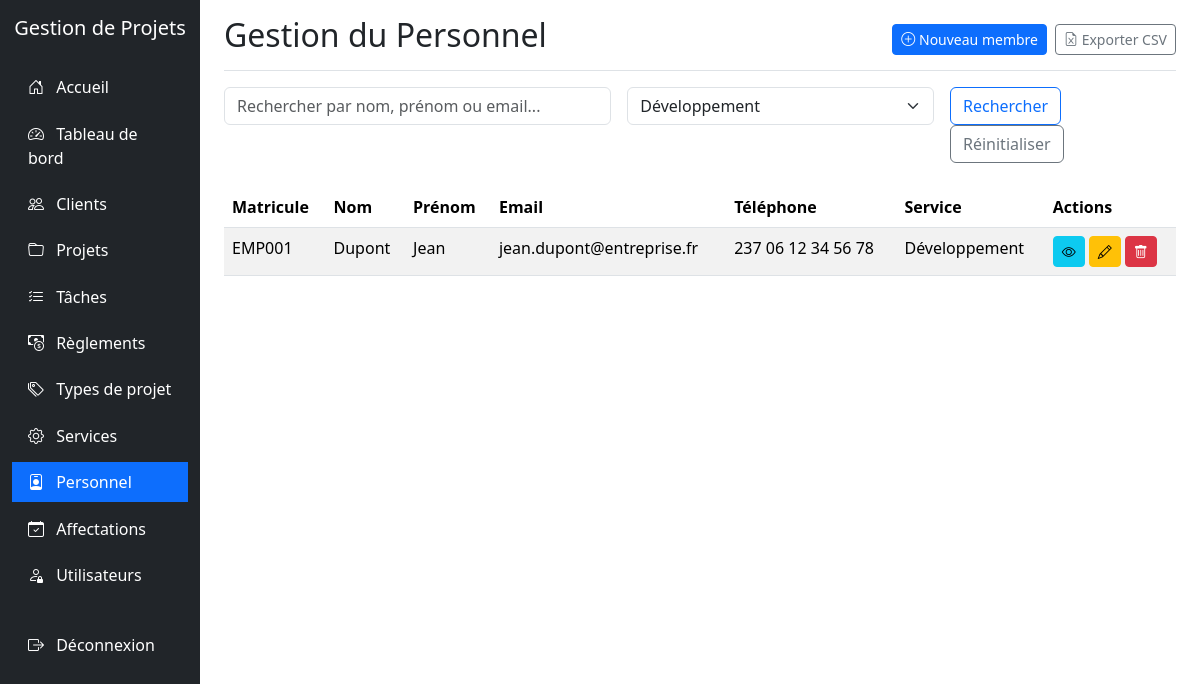
/personnel/index.php?service=DEV (signed in), run on the app's committed database.
### tables this page shows
CREATE TABLE IF NOT EXISTS `personnel` (
  `MatriculePersonnel` varchar(255) NOT NULL,
  `NomPersonnel` varchar(255) NOT NULL,
  `PrenomPersonnel` varchar(255) NOT NULL,
  `EmailPersonnel` varchar(255) DEFAULT NULL,
  `TelPersonnel` varchar(255) DEFAULT NULL,
  `CodeService` varchar(255) DEFAULT NULL,
  `CompetencesPersonnel` text,
  `CommentairesPersonnel` text,
  PRIMARY KEY (`MatriculePersonnel`),
  KEY `CodeService` (`CodeService`),
  CONSTRAINT `personnel_ibfk_1` FOREIGN KEY (`CodeService`) REFERENCES `service` (`CodeService`)
);

CREATE TABLE IF NOT EXISTS `service` (
  `CodeService` varchar(255) NOT NULL,
  `LibelleService` varchar(255) NOT NULL,
  `DescriptionService` text,
  PRIMARY KEY (`CodeService`)
);

### personnel/index.php (the view, shortened to what this page needs)
<?php
require_once '../config.php';
$search = isset($_GET['search']) ? $_GET['search'] : '';
$service = isset($_GET['service']) ? $_GET['service'] : '';
$where = [];
if (!empty($service)) {
    $where[] = "p.CodeService = '$service'";
}
$whereClause = !empty($where) ? "WHERE " . implode(" AND ", $where) : "";
$sql = "SELECT p.*, s.LibelleService
        FROM PERSONNEL p
        LEFT JOIN SERVICE s ON p.CodeService = s.CodeService
        $whereClause
        ORDER BY p.NomPersonnel, p.PrenomPersonnel";
$result = mysqli_query($conn, $sql);
$servicesSql = "SELECT * FROM SERVICE ORDER BY LibelleService";
$servicesResult = mysqli_query($conn, $servicesSql);
?>
<!DOCTYPE html>
<html lang="fr">
<head>
    <link href="../libs/bootstrap@5.3.0-alpha1/dist/css/bootstrap.min.css" rel="stylesheet">
    <link rel="stylesheet" href="../libs/bootstrap-icons-1.10.0/font/bootstrap-icons.css">
</head>
<body>
    <div class="container-fluid">
        <div class="row">
            <div class="col-md-3 col-lg-2 d-md-block sidebar collapse">
                <div class="position-sticky pt-3">
                    <div class="text-center mb-4">
                        <h5 class="text-white">Gestion de Projets</h5>
                    </div>
                    <ul class="nav flex-column">
                        <li class="nav-item">
                            <a class="nav-link" href="../index.php">
                                <i class="bi bi-house-door"></i> Accueil
                            </a>
                        </li>
                        <li class="nav-item">
                            <a class="nav-link" href="../dashboard/index.php">
                                <i class="bi bi-speedometer2"></i> Tableau de bord
                            </a>
                        </li>
                        <li class="nav-item">
                            <a class="nav-link" href="../clients/index.php">
                                <i class="bi bi-people"></i> Clients
                            </a>
                        </li>
                        <li class="nav-item">
                            <a class="nav-link" href="../projets/index.php">
                                <i class="bi bi-folder"></i> Projets
                            </a>
                        </li>
                        <li class="nav-item">
                            <a class="nav-link" href="../taches/index.php">
                                <i class="bi bi-list-check"></i> Tâches
                            </a>
                        </li>
                        <li class="nav-item">
                            <a class="nav-link" href="../reglements/index.php">
                                <i class="bi bi-cash-coin"></i> Règlements
                            </a>
                        </li>
                        <li class="nav-item">
                            <a class="nav-link" href="../typesprojet/index.php">
                                <i class="bi bi-tags"></i> Types de projet
                            </a>
                        </li>
                        <li class="nav-item">
                            <a class="nav-link" href="../services/index.php">
                                <i class="bi bi-gear"></i> Services
                            </a>
                        </li>
                        <li class="nav-item">
                            <a class="nav-link active" href="../personnel/index.php">
                                <i class="bi bi-person-badge"></i> Personnel
                            </a>
                        </li>
                        <li class="nav-item">
                            <a class="nav-link" href="../affectations/index.php">
                                <i class="bi bi-calendar-check"></i> Affectations
                            </a>
                        </li>
                        <?php if ($_SESSION['role'] == 'admin'): ?>
                        <li class="nav-item">
                            <a class="nav-link" href="../utilisateurs/index.php">
                                <i class="bi bi-person-lock"></i> Utilisateurs
                            </a>
                        </li>
                        <?php endif; ?>
                        <li class="nav-item mt-4">
                            <a class="nav-link" href="../logout.php">
                                <i class="bi bi-box-arrow-right"></i> Déconnexion
                            </a>
                        </li>
                    </ul>
                </div>
            </div>
            <div class="col-md-9 ms-sm-auto col-lg-10 px-md-4">
                <div class="d-flex justify-content-between flex-wrap flex-md-nowrap align-items-center pt-3 pb-2 mb-3 border-bottom">
                    <h1 class="h2">Gestion du Personnel</h1>
                    <div class="btn-toolbar mb-2 mb-md-0">
                        <a href="create.php" class="btn btn-sm btn-primary me-2">
                            <i class="bi bi-plus-circle"></i> Nouveau membre
                        </a>
                        <a href="export_csv.php" class="btn btn-sm btn-outline-secondary">
                            <i class="bi bi-file-earmark-excel"></i> Exporter CSV
                        </a>
                    </div>
                </div>
                <div class="row mb-4">
                    <div class="col-md-12">
                        <form action="index.php" method="get" class="row g-3">
                            <div class="col-md-5">
                                <input type="text" name="search" class="form-control" placeholder="Rechercher par nom, prénom ou email..." value="<?php echo htmlspecialchars($search); ?>">
                            </div>
                            <div class="col-md-4">
                                <select name="service" class="form-select">
                                    <?php
                                    mysqli_data_seek($servicesResult, 0);
                                    while($serviceRow = mysqli_fetch_assoc($servicesResult)):
                                    ?>
                                    <option value="<?php echo $serviceRow['CodeService']; ?>" <?php echo $service == $serviceRow['CodeService'] ? 'selected' : ''; ?>>
                                        <?php echo htmlspecialchars($serviceRow['LibelleService']); ?>
                                    </option>
                                    <?php endwhile; ?>
                                </select>
                            </div>
                            <div class="col-md-3">
                                <button type="submit" class="btn btn-outline-primary">Rechercher</button>
                                <a href="index.php" class="btn btn-outline-secondary">Réinitialiser</a>
                            </div>
                        </form>
                    </div>
                </div>
                <div class="table-responsive">
                    <table class="table table-striped table-hover">
                        <thead>
                            <tr>
                                <th>Matricule</th>
                                <th>Nom</th>
                                <th>Prénom</th>
                                <th>Email</th>
                                <th>Téléphone</th>
                                <th>Service</th>
                                <th>Actions</th>
                            </tr>
                        </thead>
                        <tbody>
                            <?php
                            if (mysqli_num_rows($result) > 0) {
                                while($row = mysqli_fetch_assoc($result)) {
                                    $personnelId = $row['MatriculePersonnel'];
                                    echo "<tr>";
                                    echo "<td>" . $row['MatriculePersonnel'] . "</td>";
                                    echo "<td>" . htmlspecialchars($row['NomPersonnel']) . "</td>";
                                    echo "<td>" . htmlspecialchars($row['PrenomPersonnel']) . "</td>";
                                    echo "<td>" . htmlspecialchars($row['EmailPersonnel']) . "</td>";
                                    echo "<td>" . htmlspecialchars($row['TelPersonnel']) . "</td>";
                                    echo "<td>" . htmlspecialchars($row['LibelleService'] ?: 'Non assigné') . "</td>";
                                    echo "<td>";
                                    echo "<a href='view.php?id=" . $personnelId . "' class='btn btn-sm btn-info me-1'><i class='bi bi-eye'></i></a>";
                                    echo "<a href='edit.php?id=" . $personnelId . "' class='btn btn-sm btn-warning me-1'><i class='bi bi-pencil'></i></a>";
                                    echo "<a href='delete.php?id=" . $personnelId . "' class='btn btn-sm btn-danger'><i class='bi bi-trash'></i></a>";
                                    echo "</td>";
                                    echo "</tr>";
                                }
                            } else {
                                echo "<tr><td colspan='7' class='text-center'>Aucun membre du personnel trouvé</td></tr>";
                            }
                            ?>
                        </tbody>
                    </table>
                </div>
            </div>
        </div>
    </div>
</body>
</html>

### personnel/index.php (style rules this page uses)
.sidebar { min-height: 100vh; background-color: #212529; }
.sidebar .nav-link { color: #fff; padding: 0.5rem 1rem; margin: 0.2rem 0; }
.sidebar .nav-link.active { background-color: #0d6efd; }
.sidebar .nav-link i { margin-right: 0.5rem; }

### data on the page
personnel: MatriculePersonnel "EMP001", NomPersonnel "Dupont", PrenomPersonnel "Jean", EmailPersonnel "jean.dupont@entreprise.fr", TelPersonnel "237 06 12 34 56 78", CodeService.LibelleService "Développement"

### other printed values
form field service "Développement"
